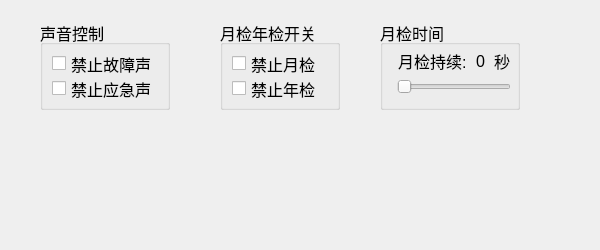
<?xml version="1.0" encoding="UTF-8"?>
<ui version="4.0">
 <class>dlgadminParamPage</class>
 <widget class="QDialog" name="dlgadminParamPage">
  <property name="geometry">
   <rect>
    <x>0</x>
    <y>0</y>
    <width>600</width>
    <height>250</height>
   </rect>
  </property>
  <property name="minimumSize">
   <size>
    <width>600</width>
    <height>0</height>
   </size>
  </property>
  <property name="maximumSize">
   <size>
    <width>600</width>
    <height>250</height>
   </size>
  </property>
  <property name="windowTitle">
   <string>高级参数</string>
  </property>
  <property name="styleSheet">
   <string notr="true"/>
  </property>
  <widget class="QGroupBox" name="MYcheckBox">
   <property name="geometry">
    <rect>
     <x>220</x>
     <y>20</y>
     <width>120</width>
     <height>90</height>
    </rect>
   </property>
   <property name="font">
    <font>
     <pointsize>12</pointsize>
    </font>
   </property>
   <property name="title">
    <string>月检年检开关</string>
   </property>
   <property name="checkable">
    <bool>false</bool>
   </property>
   <property name="checked">
    <bool>false</bool>
   </property>
   <layout class="QVBoxLayout" name="verticalLayout_5">
    <item>
     <widget class="QCheckBox" name="MonthCheckBox">
      <property name="font">
       <font>
        <pointsize>12</pointsize>
       </font>
      </property>
      <property name="text">
       <string>禁止月检</string>
      </property>
     </widget>
    </item>
    <item>
     <widget class="QCheckBox" name="YearCheckBox">
      <property name="font">
       <font>
        <pointsize>12</pointsize>
       </font>
      </property>
      <property name="text">
       <string>禁止年检</string>
      </property>
      <property name="tristate">
       <bool>false</bool>
      </property>
     </widget>
    </item>
   </layout>
  </widget>
  <widget class="QGroupBox" name="MYcheckTimeBox">
   <property name="geometry">
    <rect>
     <x>380</x>
     <y>20</y>
     <width>140</width>
     <height>90</height>
    </rect>
   </property>
   <property name="font">
    <font>
     <pointsize>12</pointsize>
    </font>
   </property>
   <property name="title">
    <string>月检时间</string>
   </property>
   <property name="checkable">
    <bool>false</bool>
   </property>
   <property name="checked">
    <bool>false</bool>
   </property>
   <widget class="QSlider" name="MonthTimeSlider">
    <property name="geometry">
     <rect>
      <x>17</x>
      <y>55</y>
      <width>114</width>
      <height>24</height>
     </rect>
    </property>
    <property name="sizePolicy">
     <sizepolicy hsizetype="Expanding" vsizetype="Fixed">
      <horstretch>0</horstretch>
      <verstretch>0</verstretch>
     </sizepolicy>
    </property>
    <property name="font">
     <font>
      <pointsize>13</pointsize>
     </font>
    </property>
    <property name="minimum">
     <number>30</number>
    </property>
    <property name="maximum">
     <number>180</number>
    </property>
    <property name="singleStep">
     <number>5</number>
    </property>
    <property name="orientation">
     <enum>Qt::Horizontal</enum>
    </property>
   </widget>
   <widget class="QWidget" name="">
    <property name="geometry">
     <rect>
      <x>18</x>
      <y>26</y>
      <width>112</width>
      <height>30</height>
     </rect>
    </property>
    <layout class="QHBoxLayout" name="horizontalLayout">
     <item>
      <widget class="QLabel" name="label_1">
       <property name="minimumSize">
        <size>
         <width>0</width>
         <height>28</height>
        </size>
       </property>
       <property name="maximumSize">
        <size>
         <width>84</width>
         <height>28</height>
        </size>
       </property>
       <property name="font">
        <font>
         <pointsize>12</pointsize>
        </font>
       </property>
       <property name="text">
        <string>月检持续:</string>
       </property>
      </widget>
     </item>
     <item>
      <widget class="QLabel" name="label_monthtime">
       <property name="minimumSize">
        <size>
         <width>0</width>
         <height>28</height>
        </size>
       </property>
       <property name="maximumSize">
        <size>
         <width>16777215</width>
         <height>28</height>
        </size>
       </property>
       <property name="font">
        <font>
         <pointsize>12</pointsize>
        </font>
       </property>
       <property name="text">
        <string>0</string>
       </property>
       <property name="alignment">
        <set>Qt::AlignCenter</set>
       </property>
      </widget>
     </item>
     <item>
      <widget class="QLabel" name="label_9">
       <property name="minimumSize">
        <size>
         <width>0</width>
         <height>28</height>
        </size>
       </property>
       <property name="maximumSize">
        <size>
         <width>84</width>
         <height>28</height>
        </size>
       </property>
       <property name="font">
        <font>
         <pointsize>12</pointsize>
        </font>
       </property>
       <property name="text">
        <string>秒</string>
       </property>
      </widget>
     </item>
    </layout>
   </widget>
  </widget>
  <widget class="QGroupBox" name="SoundBox">
   <property name="geometry">
    <rect>
     <x>40</x>
     <y>20</y>
     <width>130</width>
     <height>90</height>
    </rect>
   </property>
   <property name="font">
    <font>
     <pointsize>12</pointsize>
    </font>
   </property>
   <property name="title">
    <string>声音控制</string>
   </property>
   <property name="checkable">
    <bool>false</bool>
   </property>
   <property name="checked">
    <bool>false</bool>
   </property>
   <layout class="QVBoxLayout" name="verticalLayout_2">
    <item>
     <widget class="QCheckBox" name="SoundFCheckBox">
      <property name="font">
       <font>
        <pointsize>12</pointsize>
       </font>
      </property>
      <property name="text">
       <string>禁止故障声</string>
      </property>
     </widget>
    </item>
    <item>
     <widget class="QCheckBox" name="SoundECheckBox">
      <property name="font">
       <font>
        <pointsize>12</pointsize>
       </font>
      </property>
      <property name="text">
       <string>禁止应急声</string>
      </property>
      <property name="tristate">
       <bool>false</bool>
      </property>
     </widget>
    </item>
   </layout>
  </widget>
 </widget>
 <resources/>
 <connections/>
</ui>
